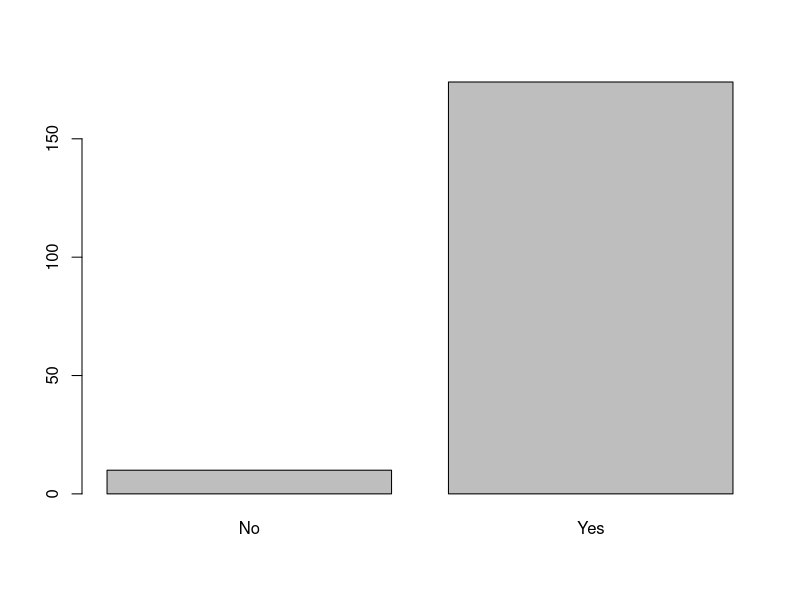
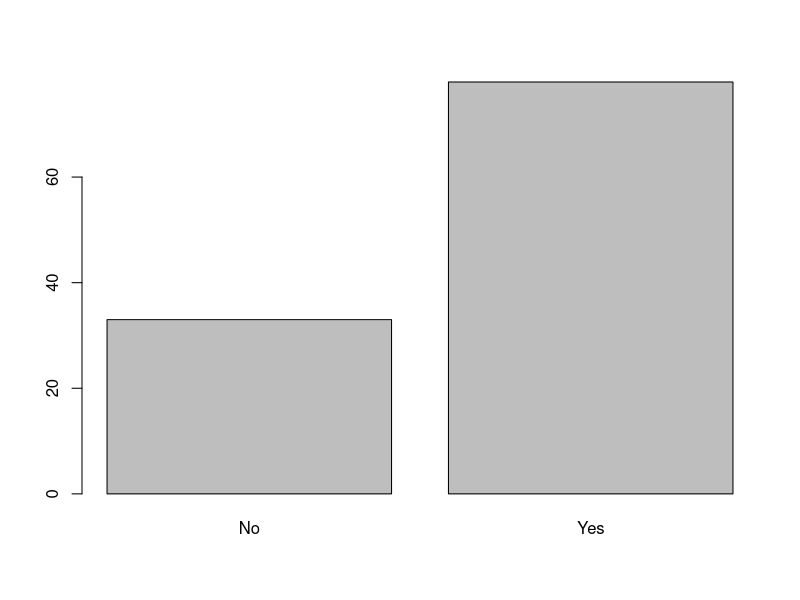
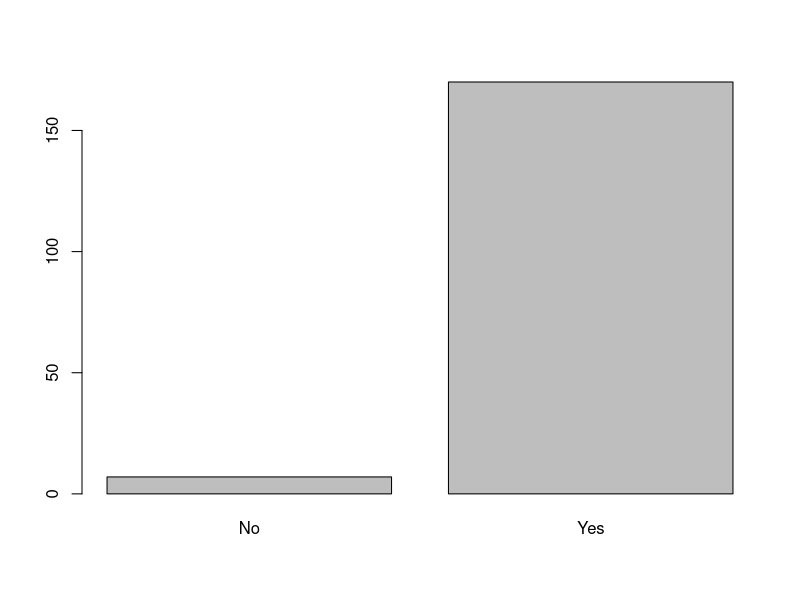
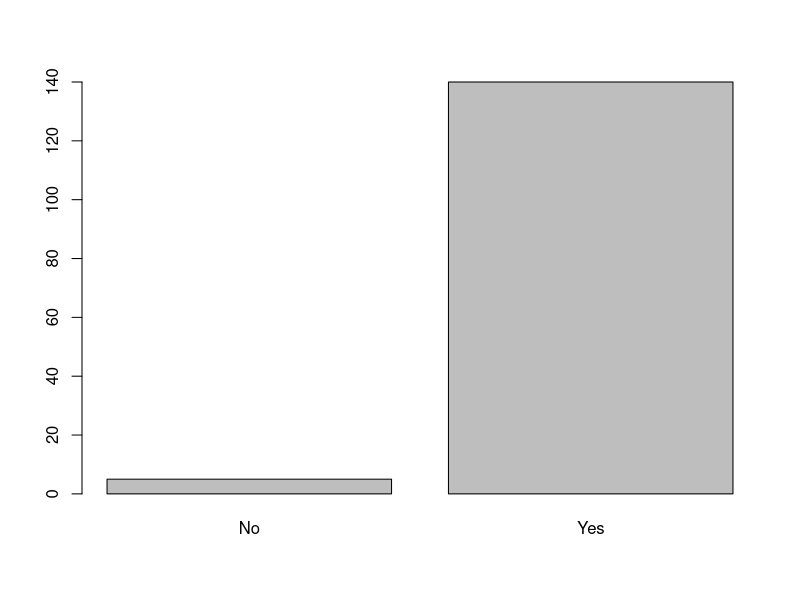
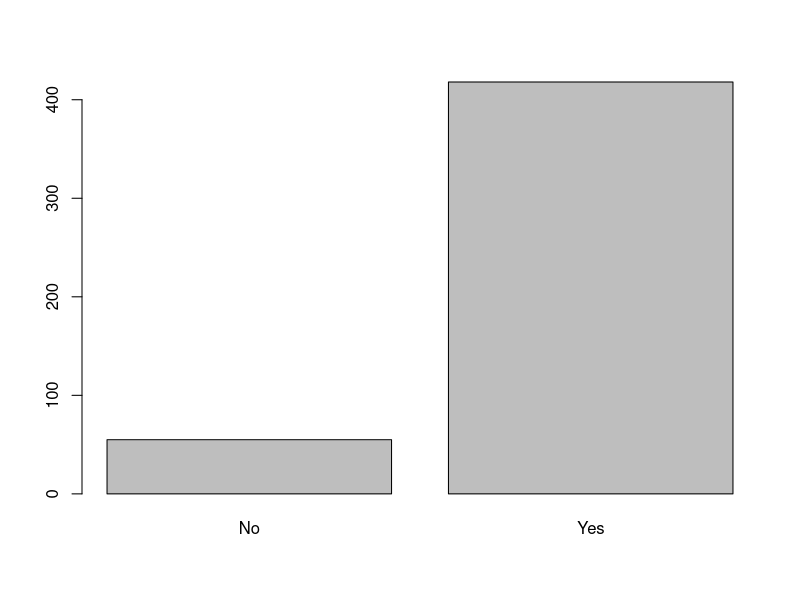
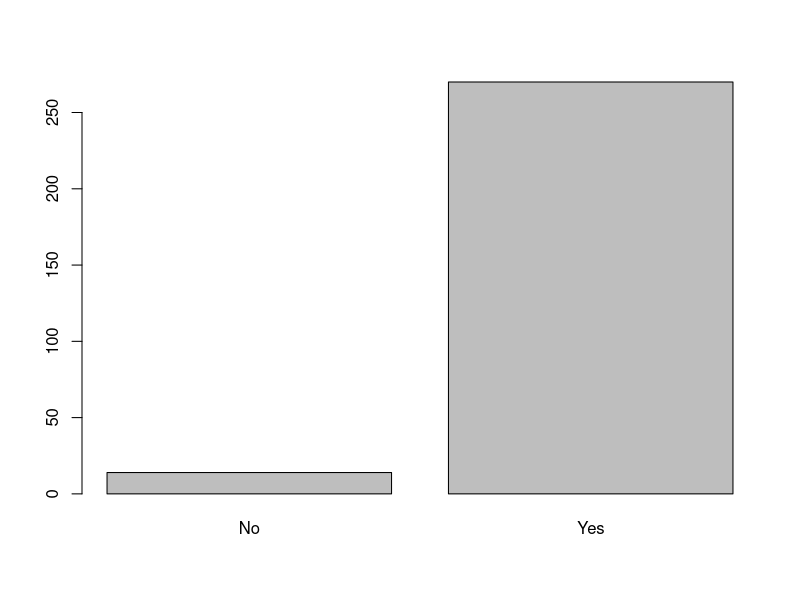
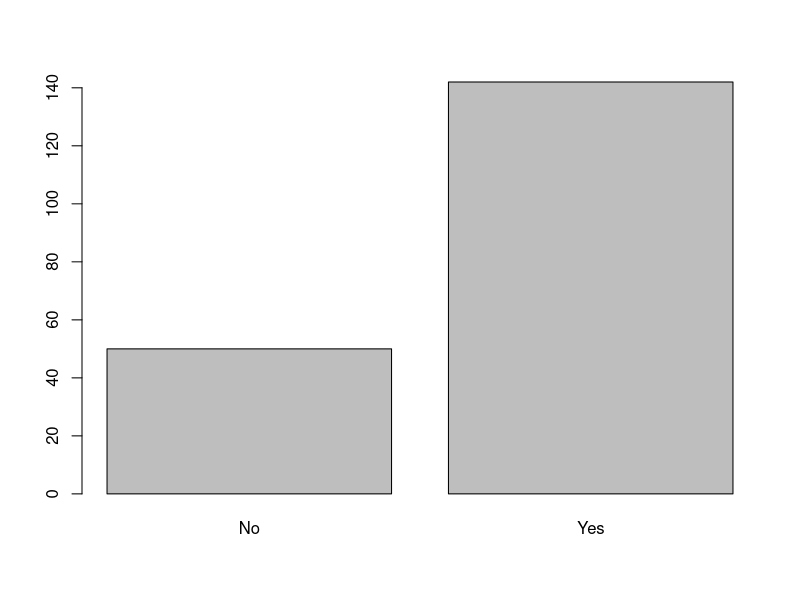
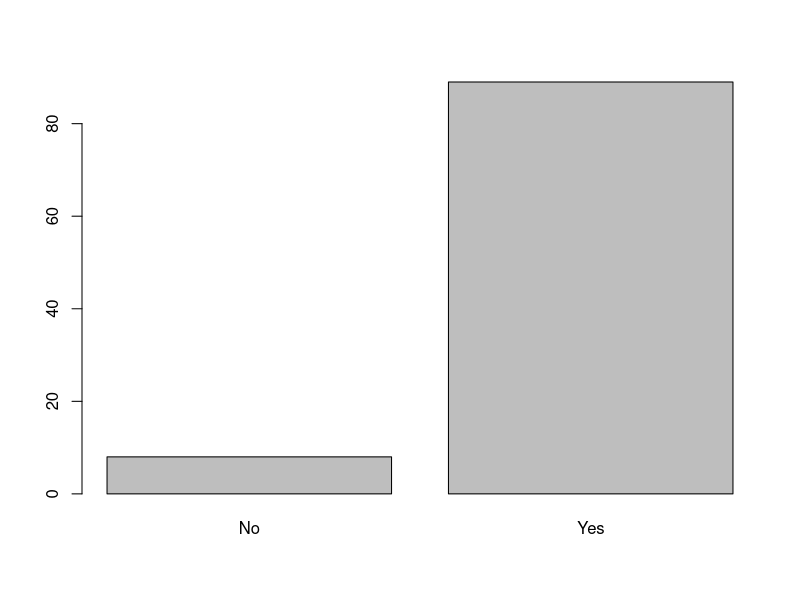

Reproduce these figures in R, in order.
Hire <- read.csv('HireTrainApr10.csv')
head(Hire)
unique(Hire$Coding)
unique(Hire$Impression)
unique(Hire$Major)
unique(Hire$College)
unique(Hire$Hired)
nrow(Hire)
table(Hire$Hired)
table(Hire$Hired, Hire$Coding)
table(Hire$Hired, Hire$Impression)
table(Hire$Hired, Hire$College)
table(Hire$Hired, Hire$Major)
chisq.test(table(Hire$Hired, Hire$College))
chisq.test(table (Hire$Hired, Hire$Major))
chisq.test(table(Hire$Hired, Hire$Coding))
chisq.test(table(Hire$Hired, Hire$Impression))
table(Hire$Hired,Hire$College)
Yes <- Hire[Hire$Hired=='Yes',]
table(Yes$Coding)
table(Yes$Impression)
table(Yes$Major)
table(Yes$College)
table(Hire[Hire$College=='Peters',]$Impression,Hire[Hire$College=='Peters',]$Hired)
table(Hire[Hire$College=='Redbrick',]$Impression,Hire[Hire$College=='Redbrick',]$Hired)
table(Hire[Hire$College=='BYU',]$Coding,Hire[Hire$College=='BYU',]$Hired)

stat1 <- Hire[Hire$Coding=='Excellent' & Hire$Impression=='Outgoing',]
barplot(table(stat1$Hired))
stat2 <- Hire[Hire$Major=='CS'&Hire$College=='Redbrick',]
barplot(table(stat2$Hired))
stat3 <- Hire[Hire$Coding=='Excellent' & Hire$Impression=='Confident',]
barplot(table(stat3$Hired))
stat4 <- Hire[Hire$Coding=='Excellent'&Hire$Impression=='Shy',]
barplot(table(stat4$Hired))
stat5 <- Hire[Hire$Coding=='OK'&(Hire$Impression=='Outgoing'|Hire$Impression=='Confident'|Hire$Impression=='Shy'),]
barplot(table(stat5$Hired))
stat6 <- Hire[Hire$College=='Redbrick'&(Hire$Coding=='Excellent'|Hire$Coding=='OK'),]
barplot(table(stat6$Hired))
stat7 <- Hire[Hire$College=='Peters' & (Hire$Impression=='Outgoing'|Hire$Impression=='Nerdy'),]
barplot(table(stat7$Hired))
stat8 <- Hire[Hire$College=='Redbrick'& Hire$Impression=='Nerdy',]
barplot(table(stat8$Hired))
stat9 <- Hire[Hire$College=='Peters'&(Hire$Coding=='Excellent'|Hire$Coding=='OK'),]
barplot(table(stat9$Hired))
stat10 <- Hire[Hire$College=='BYU'&(Hire$Coding=='Excellent'|Hire$Coding=='OK'),]
barplot(table(stat10$Hired))

v<-sample(1:nrow(Hire))
v[1:5]
trainScrambled<-Hire[v, ]
trainSample<-trainScrambled[nrow(trainScrambled)-10:nrow(trainScrambled), ]
myprediction<-trainSample
decision <- rep('No',nrow(myprediction))
decision[myprediction$Coding=='Excellent'&myprediction$Impression=='Outgoing'] <- 'Yes'
decision[myprediction$Major=='CS'&myprediction$College=='Redbrick'] <- 'Yes'
decision[myprediction$Coding=='Excellent' & myprediction$Impression=='Confident']<- 'Yes'
decision[myprediction$Coding=='Excellent'&myprediction$Impression=='Shy']<-'Yes'
decision[myprediction$Coding=='OK'&(myprediction$Impression=='Shy'|myprediction$Impression=='Confident'|myprediction$Impression=='Outgoing')] <- 'Yes'
decision[myprediction$College=='Redbrick'&(myprediction$Coding=='Excellent'|myprediction$Coding=='OK')]<-'Yes'
decision[myprediction$College=='Peters'&(myprediction$Impression=='Nerdy'|myprediction$Impression=='Outgoing')]<-'Yes'
decision[myprediction$College=='Redbrick'&myprediction$Impression=='Nerdy']<-'Yes'
decision[myprediction$College=='Peters'&(myprediction$Coding=='Excellent'|myprediction$Coding=='OK')]<-'Yes'
decision[myprediction$College=='BYU'&(myprediction$Coding=='Excellent'|myprediction$Coding=='OK')]<-'Yes'
myprediction$Hired <-decision
correct <- sum(myprediction$Hired==trainSample$Hired)
accuracy <- correct/nrow(trainSample)
accuracy


test <- read.csv('test_challenge1.csv')
submission <- read.csv('sample_submission_challenge1.csv')
submission$Prediction <- 'No'
submission[test$Coding=='Excellent' & test$Impression=='Outgoing',]$Prediction <- 'Yes'
submission[test$Major=='CS'&test$College=='Redbrick',]$Prediction <- 'Yes'
submission[test$Coding=='Excellent' & test$Impression=='Confident',]$Prediction<- 'Yes'
submission[test$Coding=='Excellent'&test$Impression=='Shy',]$Prediction<-'Yes'
submission[test$Coding=='OK'&(test$Impression=='Shy'|test$Impression=='Confident'|test$Impression=='Outgoing'),]$Prediction <- 'Yes'
submission[test$College=='Redbrick'&(test$Coding=='Excellent'|test$Coding=='OK'),]$Prediction<-'Yes'
submission[test$College=='Peters'&(test$Impression=='Nerdy'|test$Impression=='Outgoing'),]$Prediction<-'Yes'
submission[test$College=='Redbrick'&test$Impression=='Nerdy',]$Prediction<-'Yes'
submission[test$College=='Peters'&(test$Coding=='Excellent'|test$Coding=='OK'),]$Prediction<-'Yes'
submission[test$College=='BYU'&(test$Coding=='Excellent'|test$Coding=='OK'),]$Prediction<-'Yes'
write.csv(submission, 'submission.csv', row.names = FALSE)
